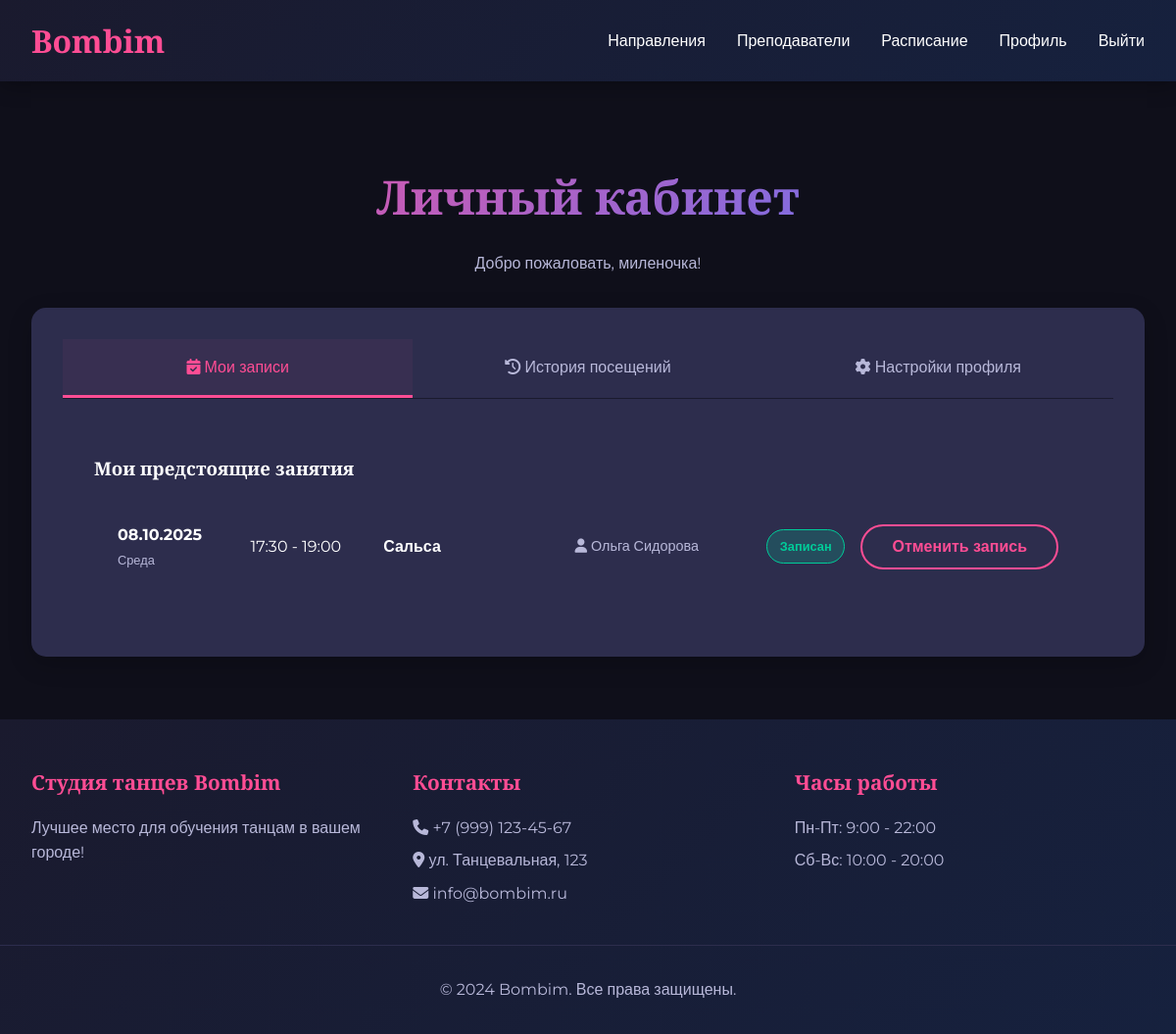
The page /profile/ (signed in) on the database its author committed.
### main/models.py (models this page shows, shortened)
class User(AbstractUser):
    ROLE_CHOICES = (
        ('client', 'Клиент'),
        ('trainer', 'Хореограф'),
        ('admin', 'Администратор'),
    )
    role = models.CharField(max_length=10, choices=ROLE_CHOICES, default='client')
    phone = models.CharField(max_length=20, unique=True)
    birth_date = models.DateField(null=True, blank=True)
    email = models.EmailField(unique=True)
    first_name = models.CharField(max_length=30)
    last_name = models.CharField(max_length=30)

class Booking(models.Model):
    STATUS_CHOICES = (
        ('booked', 'Записан'),
        ('attended', 'Посещено'),
        ('missed', 'Не пришел'),
        ('cancelled', 'Отменено'),
    )
    client = models.ForeignKey(User, on_delete=models.CASCADE, related_name='bookings')
    schedule = models.ForeignKey(Schedule, on_delete=models.CASCADE, related_name='bookings')
    booking_date = models.DateTimeField(auto_now_add=True)
    status = models.CharField(max_length=10, choices=STATUS_CHOICES, default='booked')
    class_date = models.DateField(null=True, blank=True, help_text="Фактическая дата занятия")
    class Meta:
        unique_together = ['client', 'schedule']

class Schedule(models.Model):
    DAYS_OF_WEEK = (
        (0, 'Понедельник'),
        (1, 'Вторник'),
        (2, 'Среда'),
        (3, 'Четверг'),
        (4, 'Пятница'),
        (5, 'Суббота'),
        (6, 'Воскресенье'),
    )
    day_of_week = models.IntegerField(choices=DAYS_OF_WEEK)
    start_time = models.TimeField()
    end_time = models.TimeField()
    dance_style = models.ForeignKey(DanceStyle, on_delete=models.CASCADE)
    trainer = models.ForeignKey(Trainer, on_delete=models.CASCADE)
    max_participants = models.PositiveIntegerField(default=10)
    start_date = models.DateField(default=timezone.now, help_text="Дата начала действия расписания")
    end_date = models.DateField(blank=True, null=True, help_text="Дата окончания (если есть)")
    is_recurring = models.BooleanField(default=True, help_text="Повторяющееся занятие")
    is_active = models.BooleanField(default=True, help_text="Активное занятие")
    class Meta:
        ordering = ['day_of_week', 'start_time']
    class Meta:
        ordering = ['day_of_week', 'start_time']

class DanceStyle(models.Model):
    name = models.CharField(max_length=100)
    description = models.TextField()
    image = models.ImageField(upload_to='styles/')

class Trainer(models.Model):
    user = models.OneToOneField(User, on_delete=models.CASCADE, related_name='trainer_profile')
    bio = models.TextField()
    photo = models.ImageField(upload_to='trainers/')
    styles = models.ManyToManyField(DanceStyle, related_name='trainers')

### main/views.py (the view, shortened to what this page needs)
# urls.py: path('profile/', views.profile_view, name='profile'),
@login_required
def profile_view(request):
    if request.user.role != 'client':
        return HttpResponseForbidden()
    tab = request.GET.get('tab', 'bookings')
    active_bookings = Booking.objects.filter(
        client=request.user,
        status='booked',
        class_date__gte=timezone.now().date()  # только будущие занятия
    ).select_related('schedule', 'schedule__dance_style', 'schedule__trainer', 'schedule__trainer__user').order_by(
        'class_date', 'schedule__start_time')
    history_bookings = Booking.objects.filter(
        client=request.user
    ).exclude(status='booked').select_related('schedule', 'schedule__dance_style', 'schedule__trainer',
                                              'schedule__trainer__user').order_by('-booking_date')
    context = {
        'tab': tab,
        'active_bookings': active_bookings,
        'history_bookings': history_bookings
    }
    return render(request, 'main/profile.html', context)

### templates/main/profile.html (shortened to what this page needs)
{% extends 'main/base.html' %}
{% block content %}
<section class="mt-5">
    <h1 class="text-center">Личный кабинет</h1>
    <p class="text-center" style="color: var(--text-secondary); margin-bottom: 2rem;">
        Добро пожаловать, {{ user.first_name }}!
    </p>
    <div class="card">
        <div style="display: flex; border-bottom: 1px solid var(--bg-secondary); flex-wrap: wrap;">
            <a href="?tab=bookings" class="tab-link {% if tab == 'bookings' %}active{% endif %}">
                <i class="fas fa-calendar-check"></i> Мои записи
            </a>
            <a href="?tab=history" class="tab-link {% if tab == 'history' %}active{% endif %}">
                <i class="fas fa-history"></i> История посещений
            </a>
            <a href="?tab=settings" class="tab-link {% if tab == 'settings' %}active{% endif %}">
                <i class="fas fa-cog"></i> Настройки профиля
            </a>
        </div>
        <div class="tab-content">
            {% if tab == 'bookings' %}
            <div class="mt-3">
                <h3>Мои предстоящие занятия</h3>
                {% if active_bookings %}
                <div class="bookings-table">
                    {% for booking in active_bookings %}
                    <div class="booking-item">
                        <div class="booking-date">
                            <strong>{{ booking.class_date|date:"d.m.Y" }}</strong>
                            <div class="day-name">
                                {% if booking.class_date.weekday == 0 %}Понедельник
                                {% elif booking.class_date.weekday == 1 %}Вторник
                                {% elif booking.class_date.weekday == 2 %}Среда
                                {% elif booking.class_date.weekday == 3 %}Четверг
                                {% elif booking.class_date.weekday == 4 %}Пятница
                                {% elif booking.class_date.weekday == 5 %}Суббота
                                {% elif booking.class_date.weekday == 6 %}Воскресенье
                                {% endif %}
                            </div>
                        </div>
                        <div class="booking-time">
                            {{ booking.schedule.start_time }} - {{ booking.schedule.end_time }}
                        </div>
                        <div class="booking-style">
                            <strong>{{ booking.schedule.dance_style.name }}</strong>
                        </div>
                        <div class="booking-trainer">
                            <i class="fas fa-user"></i> {{ booking.schedule.trainer.user.get_full_name }}
                        </div>
                        <div class="booking-status">
                            <span class="status-badge booked">Записан</span>
                        </div>
                        <div class="booking-actions">
                            <button class="btn btn-outline"
                                    onclick="cancelBooking({{ booking.id }}, this)">
                                Отменить запись
                            </button>
                        </div>
                    </div>
                    {% endfor %}
                </div>
                {% endif %}
            </div>
            {% endif %}
        </div>
    </div>
</section>
{% endblock %}

### templates/main/base.html (style rules this page uses)
:root { --bg-primary: #0f0f1a; --bg-secondary: #1a1a2e; --bg-card: #2d2d4d; --accent-primary: #ff4d94; --accent-secondary: #4d79ff; --text-primary: #ffffff; --text-secondary: #b8b8d9; --success: #00cc99; --warning: #ffcc00; --danger: #ff4d4d; }
* { margin: 0; padding: 0; box-sizing: border-box; }
body { font-family: 'Montserrat', sans-serif; background: var(--bg-primary); color: var(--text-primary); line-height: 1.6; min-height: 100vh; display: flex; flex-direction: column; }
.btn { display: inline-block; padding: 12px 30px; border: none; border-radius: 50px; text-decoration: none; font-weight: 600; text-align: center; transition: all 0.3s ease; cursor: pointer; font-size: 1rem; }
.btn-outline { background: transparent; border: 2px solid var(--accent-primary); color: var(--accent-primary); }
.card { background: var(--bg-card); border-radius: 15px; padding: 2rem; margin-bottom: 2rem; box-shadow: 0 8px 25px rgba(0, 0, 0, 0.2); transition: transform 0.3s ease, box-shadow 0.3s ease; }
h1, h2, h3, h4, h5, h6 { font-family: 'Playfair Display', serif; color: var(--text-primary); margin-bottom: 1rem; }
h1 { font-size: 3rem; background: linear-gradient(135deg, var(--accent-primary) 0%, var(--accent-secondary) 100%); -webkit-background-clip: text; -webkit-text-fill-color: transparent; text-align: center; }
.text-center { text-align: center; }
.mt-3 { margin-top: 1.5rem; }
.mt-5 { margin-top: 3rem; }

### templates/main/profile.html (style rules this page uses)
.tab-link { padding: 1rem 1.5rem; text-decoration: none; color: var(--text-secondary); border-bottom: 3px solid transparent; transition: all 0.3s ease; flex: 1; text-align: center; min-width: 120px; }
.tab-link.active { color: var(--accent-primary); border-bottom-color: var(--accent-primary); background: rgba(255, 77, 148, 0.05); }
.tab-content { padding: 2rem; }
.bookings-table { margin-top: 1rem; }
.booking-item { display: grid; grid-template-columns: 1fr 1fr 1.5fr 1.5fr auto auto; gap: 1rem; padding: 1.5rem; border-bottom: 1px solid var(--bg-secondary); align-items: center; transition: all 0.3s ease; }
.booking-item:last-child { border-bottom: none; }
.booking-date { display: flex; flex-direction: column; }
.booking-date .day-name { font-size: 0.8rem; color: var(--text-secondary); margin-top: 0.2rem; }
.booking-style { color: var(--text-primary); }
.booking-trainer { color: var(--text-secondary); font-size: 0.9rem; }
.status-badge { padding: 0.4rem 0.8rem; border-radius: 20px; font-size: 0.8rem; font-weight: 600; text-align: center; display: inline-block; }
.status-badge.booked { background: rgba(0, 204, 153, 0.2); color: var(--success); border: 1px solid var(--success); }

### rows shown on the page
User: first_name "миленочка"
Booking: class_date "08.10.2025", shows "Среда", schedule.start_time "17:30", schedule.end_time "19:00", schedule.dance_style.name "Сальса", schedule.trainer.user.get_full_name "Ольга Сидорова"
